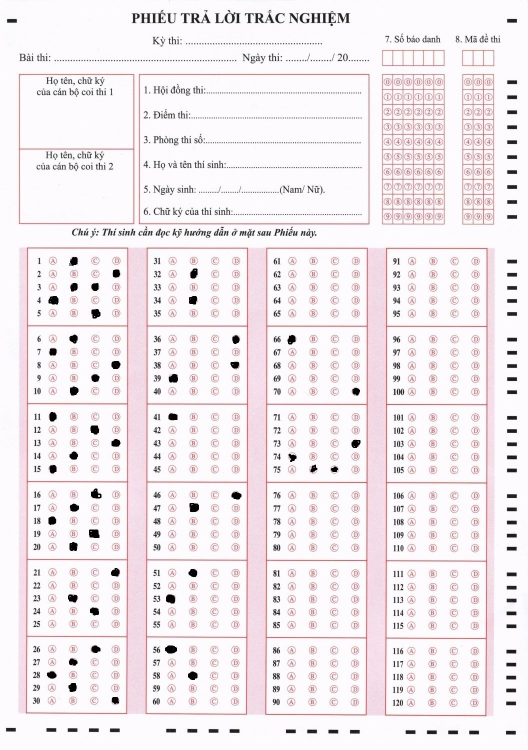
#> input picture test2.jpg, 1056 x 1500 px (shown at 1/2 size)
$ python process_img.py
#> lines starting #> are read from the running program, lines starting #| are printed output that depends on the picture; after the words box and inside, x2 and y2 are one past the last pixel; in counts of white or black regions, pixels touching at a corner belong together
### model.py
from tensorflow.keras.layers import Dense, Conv2D, MaxPooling2D, Dropout, Flatten
from tensorflow.keras.models import Sequential
from tensorflow.keras import optimizers
from tensorflow.keras.utils import to_categorical
from tensorflow.keras.callbacks import ReduceLROnPlateau, ModelCheckpoint

from pathlib import Path
import cv2
import numpy as np


class CNN_Model(object):
    def __init__(self, weight_path=None):
        self.weight_path = weight_path
        self.model = None

    def build_model(self, rt=False):
        self.model = Sequential()  # Khởi tạo models Sequential ( )

# Tạo Convolutionnal Layers : Conv2D là convolution dùng để lấy feature từ ảnh với các tham số :
# filters : số filter của convolution
# kernel_size : kích thước window search trên ảnh
# strides : số bước nhảy trên ảnh
# activation : chọn activation như linear, softmax, relu, tanh, sigmoid. Đặc điểm mỗi hàm các bạn có thể search thêm để biết cụ thể nó ntn.
# padding : có thể là "valid" hoặc "same". Với same thì có nghĩa là padding =1.
        self.model.add(Conv2D(32, (3, 3), padding='same',
                       activation='relu', input_shape=(28, 28, 1)))
        self.model.add(Conv2D(32, (3, 3), activation='relu'))

        self.model.add(MaxPooling2D(pool_size=(2, 2)))

# Pooling Layers: sử dụng để làm giảm param khi train, nhưng vẫn giữ được đặc trưng của ảnh.

        self.model.add(Dropout(0.25))

        self.model.add(Conv2D(64, (3, 3), padding='same', activation='relu'))
        self.model.add(Conv2D(64, (3, 3), activation='relu'))
        self.model.add(MaxPooling2D(pool_size=(2, 2)))
        self.model.add(Dropout(0.25))

        self.model.add(Conv2D(64, (3, 3), padding='same', activation='relu'))
        self.model.add(Conv2D(64, (3, 3), activation='relu'))
        self.model.add(MaxPooling2D(pool_size=(2, 2)))
        self.model.add(Dropout(0.25))

#Flatten: chuyển thành array 1 chiều
        self.model.add(Flatten())

        #Dense: 512node; thuật toán relu
        self.model.add(Dense(512, activation='relu'))

# Dense ( ): Layer này cũng như một layer neural network bình thường, với các tham số sau:
# units : số chiều output, như số class sau khi train ( chó , mèo, lợn, gà).
# activation : chọn activation đơn giản với sigmoid thì output có 1 class.
# use_bias : có sử dụng bias hay không (True or False)

        self.model.add(Dropout(0.5))
        self.model.add(Dense(128, activation='relu'))
        self.model.add(Dropout(0.5))
        self.model.add(Dense(2, activation='softmax'))

        if self.weight_path is not None:
            self.model.load_weights(self.weight_path)
        # model.summary()
        if rt:
            return self.model

    # [52 lines left out: functions load_data, train, not called in this run]

### process_img.py
import imutils
import numpy as np
import cv2
from math import ceil
from model import CNN_Model
from collections import defaultdict


def get_x(s):
    return s[1][0]


def get_y(s):
    return s[1][1]


def get_h(s):
    return s[1][3]


def get_x_ver1(s):
    s = cv2.boundingRect(s)
    return s[0] * s[1]


def crop_image(img):
    # convert image from BGR to GRAY to apply canny edge detection algorithm
    gray_img = cv2.cvtColor(img, cv2.COLOR_BGR2GRAY)
    cv2.imshow("Lucas", gray_img)
    cv2.waitKey()

    # remove noise by blur image
    blurred = cv2.GaussianBlur(gray_img, (5, 5), 0)
    cv2.imshow("Lucas", blurred)
    cv2.waitKey()

    # apply canny edge detection algorithm
    img_canny = cv2.Canny(blurred, 100, 200)
    cv2.imshow("Lucas", img_canny)
    cv2.waitKey()

    # find contours
    cnts = cv2.findContours(img_canny.copy(), cv2.RETR_TREE, cv2.CHAIN_APPROX_SIMPLE)
    cv2.imshow("Lucas", blurred)
    cv2.waitKey()
    cnts = imutils.grab_contours(cnts)
    print(len(cnts))

    ans_blocks = []
    x_old, y_old, w_old, h_old = 0, 0, 0, 0

    iContours = 0
    for contour in cnts:
        cv2.drawContours(img_canny, cnts, iContours, (0, 255, 0))
        iContours += 1

    cv2.imshow("Lucas", img_canny)
    cv2.waitKey()

    # ensure that at least one contour was found
    if len(cnts) > 0:
        # sort the contours according to their size in descending order
        cnts = sorted(cnts, key=get_x_ver1)
        print('get_x_ver1',get_x_ver1)

        # loop over the sorted contours
        for i, c in enumerate(cnts):
            x_curr, y_curr, w_curr, h_curr = cv2.boundingRect(c)

            print('diện tích:', w_curr * h_curr )

            if w_curr * h_curr > 100000:
                # check overlap contours
                check_xy_min = x_curr * y_curr - x_old * y_old
                check_xy_max = (x_curr + w_curr) * (y_curr +
                                                    h_curr) - (x_old + w_old) * (y_old + h_old)

                # if list answer box is empty
                if len(ans_blocks) == 0:
                    ans_blocks.append(
                        (gray_img[y_curr:y_curr + h_curr, x_curr:x_curr + w_curr], [x_curr, y_curr, w_curr, h_curr]))
                    # update coordinates (x, y) and (height, width) of added contours
                    x_old = x_curr
                    y_old = y_curr
                    w_old = w_curr
                    h_old = h_curr
                elif check_xy_min > 20000 and check_xy_max > 20000:
                    ans_blocks.append(
                        (gray_img[y_curr:y_curr + h_curr, x_curr:x_curr + w_curr], [x_curr, y_curr, w_curr, h_curr]))
                    # update coordinates (x, y) and (height, width) of added contours
                    x_old = x_curr
                    y_old = y_curr
                    w_old = w_curr
                    h_old = h_curr

        # sort ans_blocks according to x coordinate
        sorted_ans_blocks = sorted(ans_blocks, key=get_x)
        return sorted_ans_blocks


def process_ans_blocks(ans_blocks):
    """
        this function process 2 block answer box and return a list answer has len of 200 bubble choices
        :param ans_blocks: a list which include 2 element, each element has the format of [image, [x, y, w, h]]
    """
    list_answers = []

    # Loop over each block ans in
    for ans_block in ans_blocks:
        ans_block_img = np.array(ans_block[0])

        offset1 = ceil(ans_block_img.shape[0] / 6)
        # Loop over each box in answer block
        for i in range(6):
            box_img = np.array(ans_block_img[i * offset1:(i + 1) * offset1, :])
            height_box = box_img.shape[0]

            box_img = box_img[14:height_box - 14, :]
            offset2 = ceil(box_img.shape[0] / 5)

            # loop over each line in a box
            for j in range(5):
                list_answers.append(box_img[j * offset2:(j + 1) * offset2, :])

    return list_answers


def process_list_ans(list_answers):
    list_choices = []
    offset = 44
    start = 32

    for answer_img in list_answers:
        for i in range(4):
            bubble_choice = answer_img[:, start +
                                       i * offset:start + (i + 1) * offset]
            bubble_choice = cv2.threshold(
                bubble_choice, 0, 255, cv2.THRESH_BINARY_INV | cv2.THRESH_OTSU)[1]

            bubble_choice = cv2.resize(bubble_choice, (28, 28), cv2.INTER_AREA)
            bubble_choice = bubble_choice.reshape((28, 28, 1))
            list_choices.append(bubble_choice)

    if len(list_choices) != 480:
        raise ValueError("Length of list_choices must be 480")
    return list_choices


def map_answer(idx):
    if idx % 4 == 0:
        answer_circle = "A"
    elif idx % 4 == 1:
        answer_circle = "B"
    elif idx % 4 == 2:
        answer_circle = "C"
    else:
        answer_circle = "D"
    return answer_circle


def get_answers(list_answers):
    results = defaultdict(list)
    model = CNN_Model('weight.h5').build_model(rt=True)
    list_answers = np.array(list_answers)
    scores = model.predict_on_batch(list_answers / 255.0)
    for idx, score in enumerate(scores):
        question = idx // 4

        # score [unchoiced_cf, choiced_cf]
        if score[1] > 0.9:  # choiced confidence score > 0.9
            chosed_answer = map_answer(idx)
            results[question + 1].append(chosed_answer)

    return results


if __name__ == '__main__':
    img = cv2.imread('test2.jpg')
#> img is the input picture: shape (1500, 1056, 3); mean B, G, R 237.6, 234.1, 241.5
    list_ans_boxes = crop_image(img)
#> in crop_image, `gray_img = cv2.cvtColor(img, cv2.COLOR_BGR2GRAY)`:
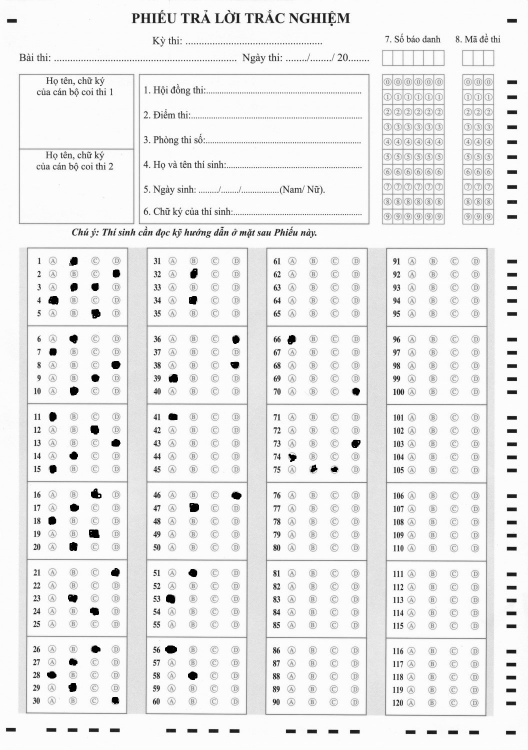
#> gray_img: shape (1500, 1056) (shown at 1/2 size); min 0, max 255, mean 236.8
#> in crop_image, `img_canny = cv2.Canny(blurred, 100, 200)`:
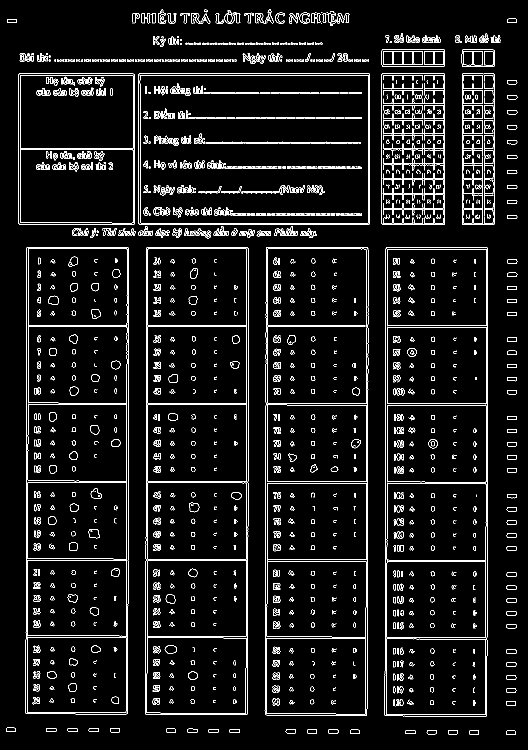
#> img_canny: shape (1500, 1056) (shown at 1/2 size); 5.7% white in thin lines or dots
#> in crop_image, `cnts = cv2.findContours(img_canny.copy(), cv2.RETR_TREE, cv2.CHAIN_APP..`: cnts = 3062 contours, 1927 with area under 20; largest, box (x1, y1, x2, y2) and area: (769, 495, 976, 1433) 191002, (529, 494, 737, 1432) 190998, (769, 495, 976, 1433) 190996, (529, 494, 737, 1432) 190994, (290, 494, 497, 1430) 190668
#| 3062
#> after the loop in crop_image, `for contour in cnts:`:
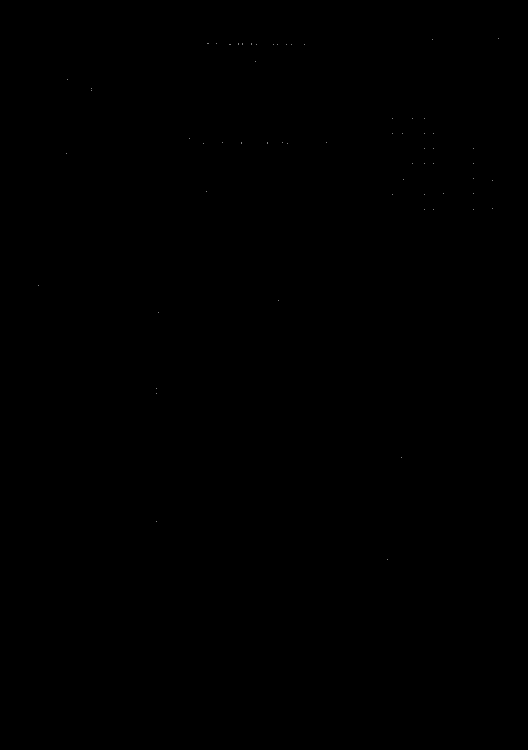
#> img_canny: shape (1500, 1056) (shown at 1/2 size); 0% white in thin lines or dots, all inside (x1, y1, x2, y2) = (77, 76, 998, 1120)
#> after the loop in crop_image, `for contour in cnts:`: iContours = 3062
#> in get_x_ver1, `s = cv2.boundingRect(s)`: s = (1012, 1461, 20, 9)
#> the loop in crop_image, `for i, c in enumerate(cnts):` made 3062 passes
#> (x_curr, y_curr, w_curr, h_curr, check_xy_min, check_xy_max, x_old, y_old) on passes 175, 1246, 1920, 2253: (51, 494, 207, 935, 25194, 368682, 51, 494), (290, 494, 207, 936, 118066, 342028, 290, 494), (529, 494, 208, 938, 118066, 344674, 529, 494), (769, 495, 207, 938, 119329, 343224, 769, 495)
#> (x_curr, y_curr, w_curr, h_curr, check_xy_min, check_xy_max) on passes 176, 334, 335, 348, 349, 1247: (51, 494, 207, 935, 0, 0), (277, 147, 463, 303, 15525, -35682), (277, 147, 463, 303, 15525, -35682), (279, 150, 458, 297, 16656, -39243), (279, 150, 458, 297, 16656, -39243), (290, 494, 207, 936, 0, 0)
#| diện tích: 160
#| diện tích: 160
#| diện tích: 221
#| diện tích: 221
#| diện tích: 72
#| diện tích: 25
#| diện tích: 48
#| diện tích: 70599
#> (further printed lines are left out)
#> after the loop in crop_image, `for i, c in enumerate(cnts):`: ans_blocks = 4 items
#> list_ans_boxes = 4 items
    list_ans = process_ans_blocks(list_ans_boxes)
#> the loop in process_ans_blocks, `for ans_block in ans_blocks:` made 4 passes
#> offset1 on passes 1 to 4: 156, 156, 157, 157
#> pass 1, in process_ans_blocks, `ans_block_img = np.array(ans_block[0])`:
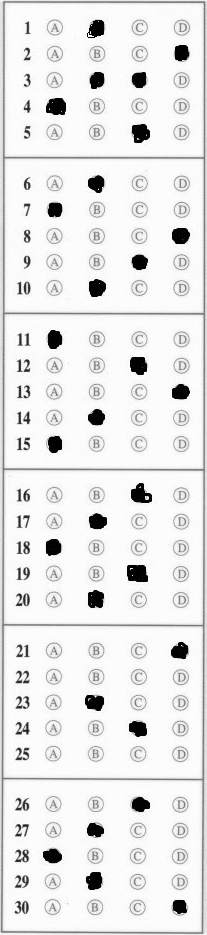
#> ans_block_img: shape (935, 207); min 0, max 255, mean 231.5
#> pass 2, in process_ans_blocks, `ans_block_img = np.array(ans_block[0])`:
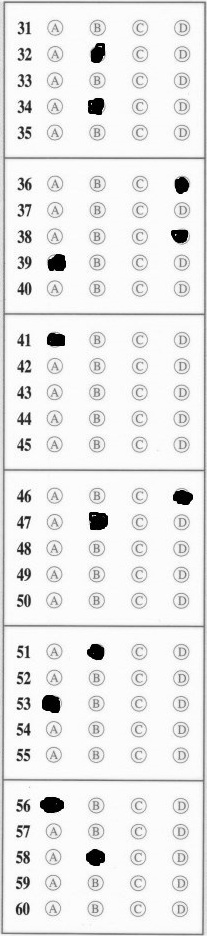
#> ans_block_img: shape (936, 207); min 0, max 255, mean 234.6
#> pass 3, in process_ans_blocks, `ans_block_img = np.array(ans_block[0])`:
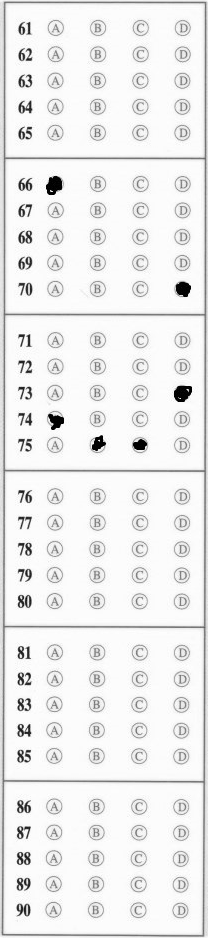
#> ans_block_img: shape (938, 208); min 0, max 255, mean 236.3
#> after the loop in process_ans_blocks, `for ans_block in ans_blocks:`: list_answers = 120 items
#> list_ans = 120 items
    list_ans = process_list_ans(list_ans)
#> the loop in process_list_ans, `for answer_img in list_answers:` made 120 passes
#> after the loop in process_list_ans, `for answer_img in list_answers:`: list_choices = 480 items
#> list_ans = 480 items
    answers = get_answers(list_ans)
#> (the run stopped early here; a loop or call above may not have finished)
